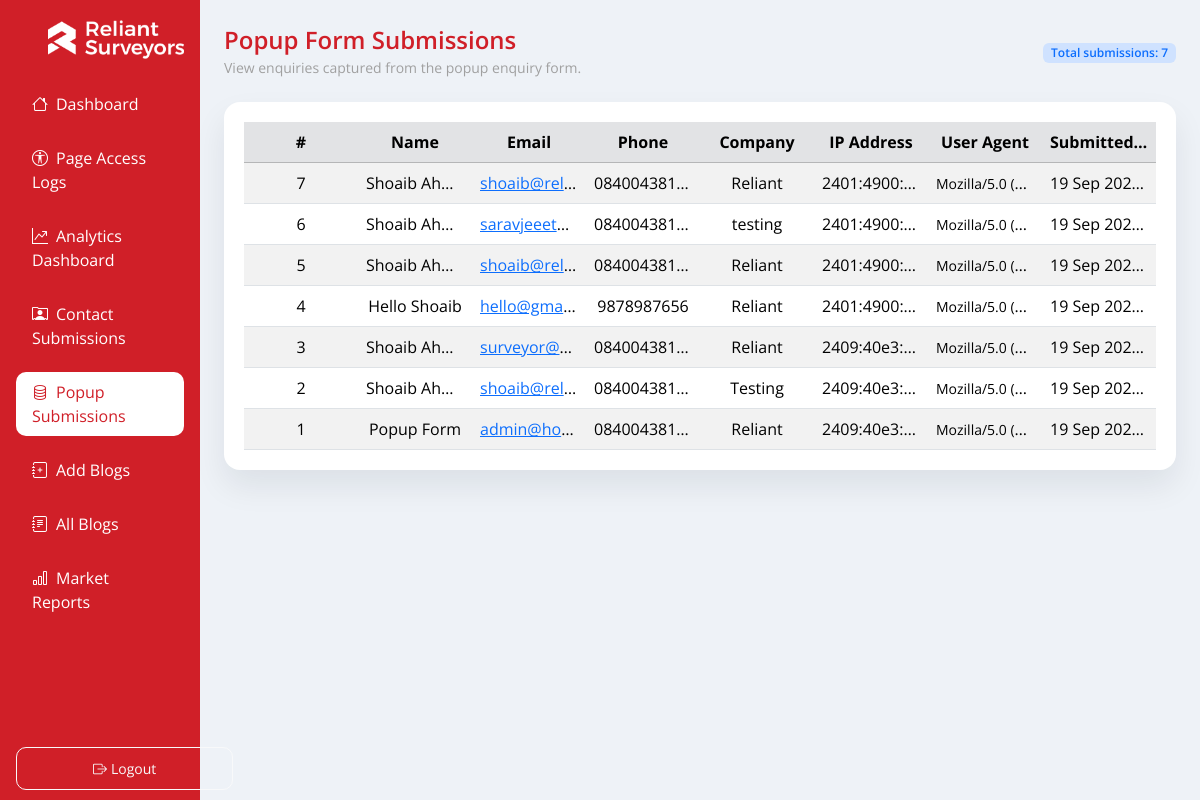
The app's page /popup_form_submissions.php (signed in) with its own data.
### tables this page shows
CREATE TABLE `popup_enquiry` (
  `id` int(10) UNSIGNED NOT NULL,
  `full_name` varchar(200) NOT NULL,
  `email` varchar(255) NOT NULL,
  `phone` varchar(50) NOT NULL,
  `company` varchar(255) DEFAULT NULL,
  `ip_address` varchar(45) NOT NULL,
  `user_agent` varchar(512) DEFAULT NULL,
  `created_at` timestamp NOT NULL DEFAULT current_timestamp()
);

### popup_form_submissions.php (the view, shortened to what this page needs)
<?php
require_once __DIR__ . '/includes/render.php';
$pdo = db();
$submissions = [];
$error = null;
$perPage = 10;
$page = filter_input(
  INPUT_GET,
  'page',
  FILTER_VALIDATE_INT,
  ['options' => ['default' => 1, 'min_range' => 1]]
);
$offset = ($page - 1) * $perPage;
$totalSubmissions = 0;
try {
  $countStmt = $pdo->query('SELECT COUNT(*) FROM popup_enquiry');
  $totalSubmissions = (int)$countStmt->fetchColumn();
  if ($totalSubmissions > 0) {
    $query = sprintf(
      'SELECT id, full_name, email, phone, company, ip_address, user_agent, created_at FROM popup_enquiry ORDER BY created_at DESC LIMIT %d OFFSET %d',
      $perPage,
      $offset
    );
    $stmt = $pdo->query($query);
    $submissions = $stmt->fetchAll();
  } else {
    $page = 1;
    $offset = 0;
  }
} catch (Throwable $e) {
  $error = 'Unable to load popup form submissions at this time.';
}
render_head('Popup Form Submissions');
echo '<div class="container-fluid layout">';
echo '<div class="row g-0">';
render_sidebar('popup-form');
?>
<main class="col-12 col-md-9 col-lg-10 content">
  <div class="d-flex flex-column flex-lg-row align-items-lg-center justify-content-between gap-3 mb-4">
    <div>
      <h2 class="title-heading">Popup Form Submissions</h2>
      <p class="para mb-0">View enquiries captured from the popup enquiry form.</p>
    </div>
    <div class="text-lg-end">
      <span class="badge bg-primary-subtle text-primary fw-semibold">Total submissions: <?= number_format($totalSubmissions) ?></span>
    </div>
  </div>
  <?php if ($error): ?>
    <div class="alert alert-warning" role="alert">
      <?= htmlspecialchars($error, ENT_QUOTES, 'UTF-8') ?>
    </div>
  <?php elseif (!$submissions): ?>
    <div class="alert alert-info" role="alert">
      No popup form submissions found.
    </div>
  <?php else: ?>
    <div class="box">
      <div class="table-responsive">
        <table class="table table-striped table-hover align-middle mb-0">
          <thead class="table-secondary">
            <tr>
              <th scope="col">#</th>
              <th scope="col">Name</th>
              <th scope="col">Email</th>
              <th scope="col">Phone</th>
              <th scope="col">Company</th>
              <th scope="col">IP Address</th>
              <th scope="col">User Agent</th>
              <th scope="col">Submitted At</th>
            </tr>
          </thead>
          <tbody>
            <?php foreach ($submissions as $submission): ?>
              <?php
                $createdAt = $submission['created_at'] ?? '';
                $createdAtFormatted = '—';
                if ($createdAt) {
                  try {
                    $createdAtFormatted = (new DateTime($createdAt))->format('d M Y H:i');
                  } catch (Throwable $e) {
                    $createdAtFormatted = (string)$createdAt;
                  }
                }
              ?>
              <tr>
                <td><?= (int)$submission['id'] ?></td>
                <td><?= htmlspecialchars((string)($submission['full_name'] ?? ''), ENT_QUOTES, 'UTF-8') ?></td>
                <td>
                  <?php if (!empty($submission['email'])): ?>
                    <a href="mailto:<?= htmlspecialchars($submission['email'], ENT_QUOTES, 'UTF-8') ?>">
                      <?= htmlspecialchars($submission['email'], ENT_QUOTES, 'UTF-8') ?>
                    </a>
                  <?php else: ?>
                    <span class="text-muted">—</span>
                  <?php endif; ?>
                </td>
                <td><?= htmlspecialchars((string)($submission['phone'] ?? '—'), ENT_QUOTES, 'UTF-8') ?></td>
                <td><?= htmlspecialchars((string)($submission['company'] ?? '—'), ENT_QUOTES, 'UTF-8') ?></td>
                <td><?= htmlspecialchars((string)($submission['ip_address'] ?? '—'), ENT_QUOTES, 'UTF-8') ?></td>
                <td class="text-break">
                  <?php if (!empty($submission['user_agent'])): ?>
                    <small><?= htmlspecialchars($submission['user_agent'], ENT_QUOTES, 'UTF-8') ?></small>
                  <?php else: ?>
                    <span class="text-muted">—</span>
                  <?php endif; ?>
                </td>
                <td><?= htmlspecialchars($createdAtFormatted, ENT_QUOTES, 'UTF-8') ?></td>
              </tr>
            <?php endforeach; ?>
          </tbody>
        </table>
      </div>
    </div>
  <?php endif; ?>
</main>
<?php
echo '</div>';
echo '</div>';
render_footer();

### includes/render.php (shortened to what this page needs)
<?php
function render_head(string $title, string $bodyClass = ''): void
{
  $csrf = htmlspecialchars(csrf_token(), ENT_QUOTES, 'UTF-8');
  $bodyAttr = $bodyClass !== ''
    ? ' class="' . htmlspecialchars($bodyClass, ENT_QUOTES, 'UTF-8') . '"'
    : '';
  echo <<<HTML
<!DOCTYPE html>
<html lang="en">
<head>
  <meta charset="UTF-8">
  <title>{$title}</title>
  <meta name="viewport" content="width=device-width, initial-scale=1.0"/>
  <meta name="csrf-token" content="{$csrf}">
  <link rel="shortcut icon" href="assets/images/favicon.png" type="image/x-icon">
  <link href="https://cdn.jsdelivr.net/npm/bootstrap@5.3.2/dist/css/bootstrap.min.css" rel="stylesheet">
  <link href="https://cdn.jsdelivr.net/npm/bootstrap-icons@1.11.3/font/bootstrap-icons.min.css" rel="stylesheet">
  <link rel="stylesheet" href="assets/css/style.css">
  <link rel="stylesheet" href="assets/css/custom.css">
</head>
<body{$bodyAttr}>
HTML;
}
function render_sidebar(string $active): void
{
  $items = [
    'home'      => ['href' => 'index.php', 'icon' => 'bi-house',     'label' => 'Dashboard'],
    'logs'      => ['href' => 'page_access_logs.php', 'icon' => 'bi-universal-access-circle',       'label' => 'Page Access Logs'],
    'analytics' => ['href' => 'analytics_dashboard.php', 'icon' => 'bi-graph-up-arrow', 'label' => 'Analytics Dashboard'],
    'contact-form' => ['href' => 'contact_form_submissions.php', 'icon' => 'bi-person-rolodex', 'label' => 'Contact Submissions'],
    'popup-form' => ['href' => 'popup_form_submissions.php', 'icon' => 'bi-database', 'label' => 'Popup Submissions'],
    'add-blogs' => ['href' => 'add_blogs.php', 'icon' => 'bi-journal-plus', 'label' => 'Add Blogs'],
    'all-blogs' => ['href' => 'all_blogs.php', 'icon' => 'bi-journal-text', 'label' => 'All Blogs'],
    'market-reports' => ['href' => 'market_reports.php', 'icon' => 'bi-bar-chart', 'label' => 'Market Reports'],
  ];
  echo '<aside class="col-12 col-md-3 col-lg-2 sidebar p-3">';
  echo '<div class="mb-2 pb-2">';
  echo '<img src="assets/images/logo.webp" alt="" class="logo">';
  echo '<form method="post" class="mb-0 logoutform">';
  echo '<button class="btn btn-outline-light btn-sm" name="logout" title="Logout">';
  echo '<i class="bi bi-box-arrow-right me-1"></i>Logout';
  echo '</button>';
  echo '</form>';
  echo '</div>';
  echo '<nav class="nav flex-column gap-1">';
  foreach ($items as $key => $item) {
    $isActive = $key === $active ? ' active' : '';
    $icon = htmlspecialchars($item['icon'], ENT_QUOTES, 'UTF-8');
    $href = htmlspecialchars($item['href'], ENT_QUOTES, 'UTF-8');
    $label = htmlspecialchars($item['label'], ENT_QUOTES, 'UTF-8');
    printf('<a href="%s" class="nav-link%s"><i class="bi %s me-2"></i>%s</a>', $href, $isActive, $icon, $label);
  }
  echo '</nav>';
  echo '</aside>';
}
function render_footer(bool $includeECharts = false, bool $includeChartJs = false, bool $includeChartJsExtras = false): void
{
  echo '</body></html>';
}

### assets/css/style.css (style rules this page uses)
body { background: #eef2f7; font-family: "Open Sans", sans-serif; color: #111; }
.layout { min-height: 100vh; padding: 0; }
.sidebar { min-height: 100vh; background: #d01f28; color: #cbd5e1; position: relative; }
.sidebar .nav-link { color: #fff; border-radius: 10px; font-weight: 400; margin: 5px 0; }
.sidebar .nav-link.active, .sidebar .nav-link:hover { background: #fff; color: #d01f28; font-size: inherit; }
.content { padding: 24px; }
.box { background: #ffffff; border-radius: 16px; box-shadow: 0 16px 32px rgba(15, 23, 42, 0.08); padding: 20px; }
.table td, .table th { vertical-align: middle; }

### assets/css/custom.css (style rules this page uses)
.logo { width: 200px; }
.content .title-heading { font-size: 24px; font-weight: 600; line-height: 1.3; margin-bottom: 2px; color: #d01f28; }
.content .para { font-size: 14px; margin-bottom: 10px; color: #a0a0a0; }
table { table-layout: fixed; width: 100%; border-collapse: collapse; }
table th, table td { width: auto; text-align: center; padding: 8px 12px; white-space: nowrap; overflow: hidden; text-overflow: ellipsis; }
.logoutform { position: fixed; bottom: 10px; left: 16px; }
.logoutform button { padding: 10px 76px; border-radius: 10px; }

### records on screen
popup_enquiry: id "7", full_name "Shoaib Ah…", email "shoaib@rel…", phone "084004381…", company "Reliant", ip_address "2401:4900:…", user_agent "Mozilla/5.0 (…", created_at "19 Sep 202…"
popup_enquiry: id "6", full_name "Shoaib Ah…", email "saravjeeet…", phone "084004381…", company "testing", ip_address "2401:4900:…", user_agent "Mozilla/5.0 (…", created_at "19 Sep 202…"
popup_enquiry: id "5", full_name "Shoaib Ah…", email "shoaib@rel…", phone "084004381…", company "Reliant", ip_address "2401:4900:…", user_agent "Mozilla/5.0 (…", created_at "19 Sep 202…"
popup_enquiry: id "4", full_name "Hello Shoaib", email "hello@gma…", phone "9878987656", company "Reliant", ip_address "2401:4900:…", user_agent "Mozilla/5.0 (…", created_at "19 Sep 202…"
popup_enquiry: id "3", full_name "Shoaib Ah…", email "surveyor@…", phone "084004381…", company "Reliant", ip_address "2409:40e3:…", user_agent "Mozilla/5.0 (…", created_at "19 Sep 202…"
popup_enquiry: id "2", full_name "Shoaib Ah…", email "shoaib@rel…", phone "084004381…", company "Testing", ip_address "2409:40e3:…", user_agent "Mozilla/5.0 (…", created_at "19 Sep 202…"
popup_enquiry: id "1", full_name "Popup Form", email "admin@ho…", phone "084004381…", company "Reliant", ip_address "2409:40e3:…", user_agent "Mozilla/5.0 (…", created_at "19 Sep 202…"

### other values on screen
$label "Dashboard"
$label "Page Access Logs"
$label "Analytics Dashboard"
$label "Contact Submissions"
$label "Popup Submissions"
$label "Add Blogs"
$label "All Blogs"
$label "Market Reports"
$totalSubmissions "7"
